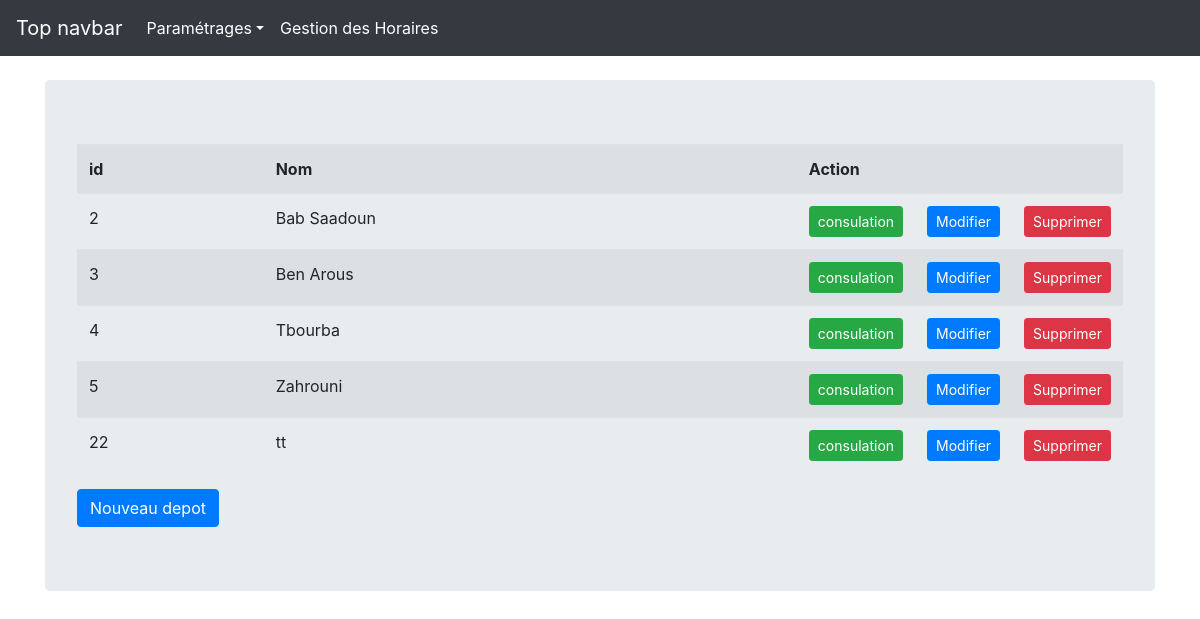
Page /admin/index.php?article=depot&action=liste on the committed database.
### tables this page shows
CREATE TABLE `depot` (
  `id` int(11) NOT NULL,
  `label` varchar(45) NOT NULL
);

### admin/controller/depot/liste-depot.php (called while the page is built)
<?php
$allDepots = (new Depot())->getAllDepots();
include 'vues/depot/all-depot-vues.php';
?>

### admin/index.php (called while the page is built, shortened)
<?php
    		require "./tools/spdo.php";
	    	require "./model/depot/depot-model.php";
      		$article = $_GET['article'];
      		$action = $_GET['action'];
      		include "controller/".$article."/".$action."-".$article.".php";
      		include "./layout.php"
      	?>

### admin/tools/spdo.php (called while the page is built, shortened)
<?php
class MySQL {
    static private $oPDO = NULL;
    static private $oInstance = NULL;
    private function __construct() {
        self::$oPDO = new PDO('mysql:host='.DB_HOST.';dbname='.DB_NAME, DB_USER, DB_PASS);
        self::$oPDO->setAttribute(PDO::ATTR_ERRMODE, PDO::ERRMODE_EXCEPTION);
        self::$oPDO->query("SET NAMES 'utf8'");
    }
    public function __destruct() {
        self::$oPDO = null ;
    }
    public function __call($method, $params) {
        return call_user_func_array(array(self::$oPDO, $method), $params);
    }
    static public function getInstance(){
        if(!(self::$oInstance instanceof self)){
            self::$oInstance = new self();
        }
        return self::$oInstance;
    }
}

### admin/model/depot/depot-model.php (called while the page is built, shortened)
<?php
class Depot extends MySQL {
    public  function getAllDepots() {
        $dbh = MySQL::getInstance();
        $sql = "SELECT * FROM depot WHERE 1";
        $stmt = $dbh->prepare($sql);
        $stmt->execute();
        return $stmt;
    }
}

### admin/vues/depot/all-depot-vues.php (the view)
<main role="main" class="container">
     <div class="jumbotron">
        <table class="table table-striped">
        	<tr>
        		<th>id</th>
        		<th>Nom</th>
               <th colspan="3" style="width: 30%"> Action</th>
        	</tr>
            <?php  foreach ($allDepots as $depot) { ?>
        	<tr>
        		<td><?= $depot['id'] ?></td>
        		<td><?= $depot['label'] ?></td>
               <td><a class="btn btn-sm btn-success"  href="./index.php?article=depot&action=display&id=<?php echo $depot['id'] ?>">consulation</a></td>
               <td><a class="btn btn-sm btn-primary" href="./index.php?article=depot&action=form-update&id=<?php echo $depot['id'];?>">Modifier</a></td>
               <td><a class="btn btn-sm btn-danger" onclick="return confirm('Are you sure you want to Remove?');" href="./index.php?article=depot&action=delete&id=<?php echo $depot['id'];?>">Supprimer</a></td>
        	</tr>
            <?php } ?>
        </table>
         <a class="btn btn-primary" href="index.php?article=depot&action=new">Nouveau depot</a>
     </div>
   </main>

### admin/web/css/navbar-top.css (style rules this page uses)
body { min-height: 75rem; }

### rows in the picture
depot: id "2", label "Bab Saadoun"
depot: id "3", label "Ben Arous"
depot: id "4", label "Tbourba"
depot: id "5", label "Zahrouni"
depot: id "22", label "tt"
